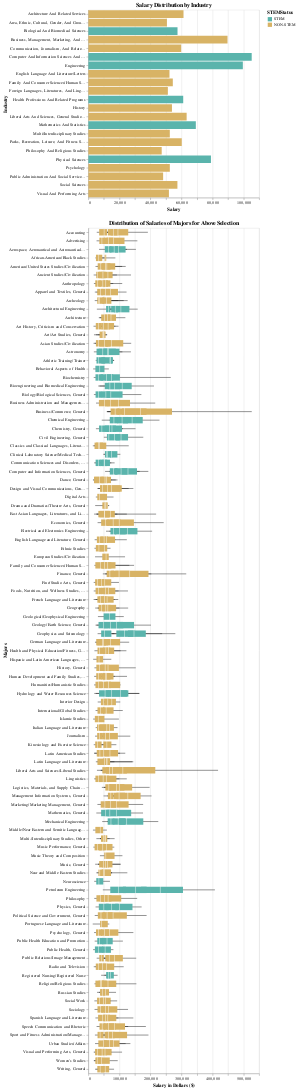

Source (notebook cell):
### Code cell
alt.data_transformers.disable_max_rows()

# establish the color mapping
scale = alt.Scale(domain=['STEM', 'NON-STEM'],
                  range=['#5ab4ac', '#d8b365'])

# radio buttons to select year
years = df_industry['Year'].unique()
year_radio = alt.binding_radio(options=years)
year_select = alt.selection_single(
    fields=['Year'], 
    bind=year_radio, 
    name="Year",
    init = {'Year': 5})

year_color_condition = alt.condition(year_select,
                      alt.Color('Year:Q', legend=None),
                      alt.value('lightgray'))

#list of institutions
institutionss = df_industry['inst_name'].unique()

# select institution dropdown
inst_dropdowns = alt.binding_select(options=institutionss)
inst_selects = alt.selection_single(
    fields=['inst_name'], 
    bind=inst_dropdowns, 
    name="inst_name",
    init = {'inst_name' : "UT Austin"}
)

interval = alt.selection_multi(on='click', encodings=['y'])

chart = alt.Chart(df_industry).mark_bar().encode(
    y = alt.Y('CIP2Title:N', axis=alt.Axis(title='Industry')),
    x = alt.X('mean(median):Q', axis=alt.Axis(title='Salary')),
    color = alt.condition(interval, 'STEMStatus:N', alt.value('lightgray'), scale=scale),
    tooltip = ['CIP2Title:N','mean(median):Q']
).properties(
    title = "Salary Distribution by Industry",
).add_selection(
    interval,
    inst_selects,
    year_select
).transform_filter(
    inst_selects
).transform_filter(
    year_select
).interactive()

# box = alt.LayerChart(df_ind_austin).transform_aggregate(
# min="Year1Wage_Min:Q",
# max="Year1Wage_Max:Q",
# mean="Year1Wage_Mean:Q",
# q1="Year1Wage_P25:Q",
# q3="Year1Wage_P75:Q"

box = alt.LayerChart(df_industry).encode(
tooltip = ['inst_name:N', 'CIP6Title:N','min:Q', 'p10:Q', 'p25:Q', 'median:Q', 'p75:Q', 'p90:Q', 'max:Q'],
y = alt.Y('CIP6Title:N', title = 'Majors')
).add_layers(
alt.Chart().mark_rule(tooltip=True).encode(x=alt.X('median(p10):Q', title='Salary in Dollars ($)'), x2='min(p90):Q').interactive(),
alt.Chart().mark_bar(size = 15, height = 20, tooltip=True).encode(x='mean(p25):Q', x2='mean(p75):Q', color=alt.Color('STEMStatus:N')).interactive(),
alt.Chart().mark_tick(color='white', height=18,tooltip=True).encode(x='mean(median):Q').interactive()
).transform_filter(
    interval
).transform_filter(
    inst_selects
).properties(
    title='Distribution of Salaries of Majors for Above Selection'
).interactive()

chart & box.add_selection(alt.selection_single())

### Figure 1 — Vega-Lite specification as saved in the notebook (floating-point values rounded to 4 significant figures; data arrays with more than 128 entries replaced by an {"elided": "..."} marker saying what was removed)
{"config": {"view": {"continuousWidth": 400, "continuousHeight": 300}}, "vconcat": [{"mark": "bar", "encoding": {"color": {"condition": {"type": "nominal", "field": "STEMStatus", "scale": {"domain": ["STEM", "NON-STEM"], "range": ["#5ab4ac", "#d8b365"]}, "selection": "selector034"}, "value": "lightgray"}, "tooltip": [{"type": "nominal", "field": "CIP2Title"}, {"type": "quantitative", "aggregate": "mean", "field": "median"}], "x": {"type": "quantitative", "aggregate": "mean", "axis": {"title": "Salary"}, "field": "median"}, "y": {"type": "nominal", "axis": {"title": "Industry"}, "field": "CIP2Title"}}, "selection": {"selector034": {"type": "multi", "on": "click", "encodings": ["y"]}, "inst_name": {"type": "single", "fields": ["inst_name"], "bind": {"input": "select", "options": ["UT Arlington", "UT Austin", "UT Dallas", "UT El Paso", "UT Health Science Center - Houston", "UT Health Science Center - San Antonio", "UT MD Anderson Cancer Center", "UT Medical Branch - Galveston", "UT Permian Basin", "UT Rio Grande Valley", "UT San Antonio", "UT Southwestern Medical Center", "UT Tyler"]}, "init": {"inst_name": "UT Austin"}}, "Year": {"type": "single", "fields": ["Year"], "bind": {"input": "radio", "options": [1.0, 5.0, 10.0]}, "init": {"Year": 5}}, "selector035": {"type": "interval", "bind": "scales", "encodings": ["x", "y"]}}, "title": "Salary Distribution by Industry", "transform": [{"filter": {"selection": "inst_name"}}, {"filter": {"selection": "Year"}}]}, {"layer": [{"mark": {"type": "rule", "tooltip": true}, "encoding": {"x": {"type": "quantitative", "aggregate": "median", "field": "p10", "title": "Salary in Dollars ($)"}, "x2": {"aggregate": "min", "field": "p90"}}, "selection": {"selector036": {"type": "interval", "bind": "scales", "encodings": ["x", "y"]}, "selector039": {"type": "interval", "bind": "scales", "encodings": ["x", "y"]}, "selector040": {"type": "single"}}}, {"mark": {"type": "bar", "height": 20, "size": 15, "tooltip": true}, "encoding": {"color": {"type": "nominal", "field": "STEMStatus"}, "x": {"type": "quantitative", "aggregate": "mean", "field": "p25"}, "x2": {"aggregate": "mean", "field": "p75"}}, "selection": {"selector037": {"type": "interval", "bind": "scales", "encodings": ["x", "y"]}}}, {"mark": {"type": "tick", "color": "white", "height": 18, "tooltip": true}, "encoding": {"x": {"type": "quantitative", "aggregate": "mean", "field": "median"}}, "selection": {"selector038": {"type": "interval", "bind": "scales", "encodings": ["x", "y"]}}}], "encoding": {"tooltip": [{"type": "nominal", "field": "inst_name"}, {"type": "nominal", "field": "CIP6Title"}, {"type": "quantitative", "field": "min"}, {"type": "quantitative", "field": "p10"}, {"type": "quantitative", "field": "p25"}, {"type": "quantitative", "field": "median"}, {"type": "quantitative", "field": "p75"}, {"type": "quantitative", "field": "p90"}, {"type": "quantitative", "field": "max"}], "y": {"type": "nominal", "field": "CIP6Title", "title": "Majors"}}, "title": "Distribution of Salaries of Majors for Above Selection", "transform": [{"filter": {"selection": "selector034"}}, {"filter": {"selection": "inst_name"}}]}], "data": {"name": "data-e7bd5c2aa7421db9a7e736810b649865"}, "$schema": "https://vega.github.io/schema/vega-lite/v4.8.1.json", "datasets": {"data-e7bd5c2aa7421db9a7e736810b649865": {"elided": "1437 records"}}}
